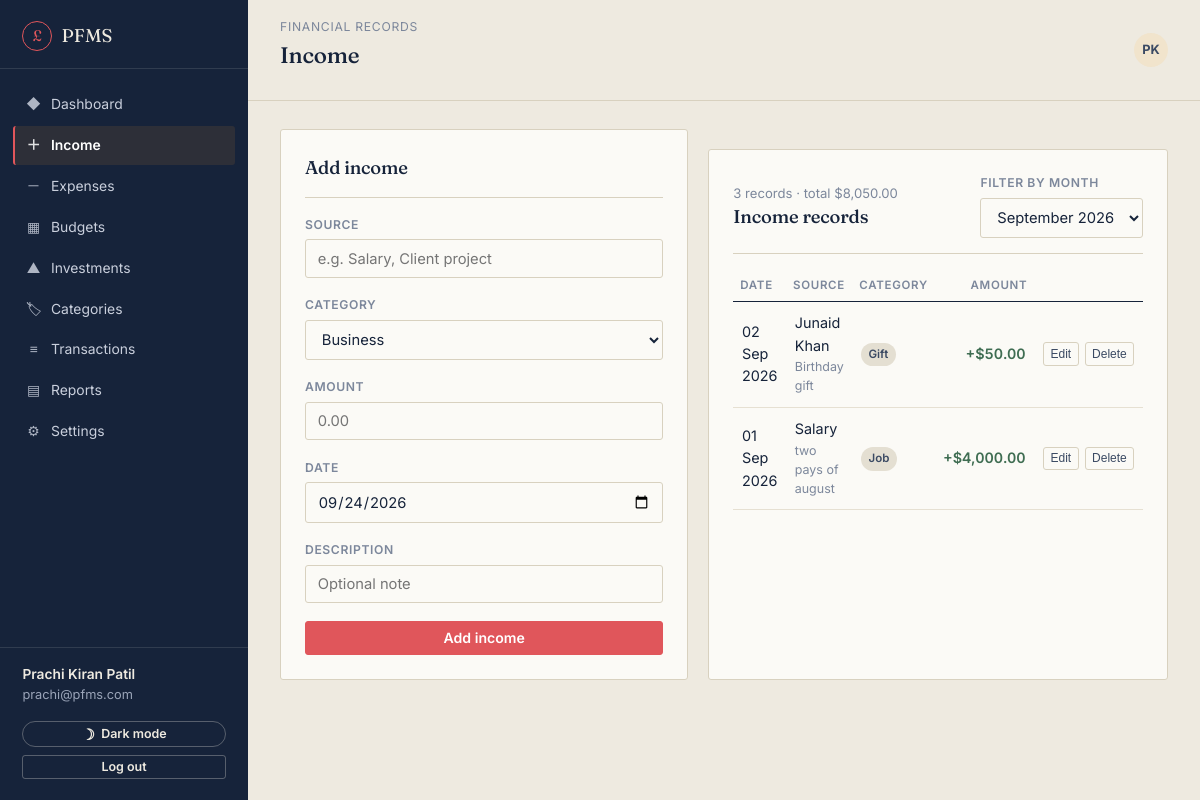
The app's page /income.php (signed in) with its own data.
### tables this page shows
CREATE TABLE `income` (
  `income_id` int(10) UNSIGNED NOT NULL,
  `user_id` int(10) UNSIGNED NOT NULL,
  `category_id` int(10) UNSIGNED DEFAULT NULL COMMENT 'NULL if the category was deleted; the record itself survives',
  `source` varchar(120) NOT NULL,
  `amount` decimal(12,2) NOT NULL,
  `income_date` date NOT NULL,
  `description` varchar(255) DEFAULT NULL,
  `created_at` timestamp NOT NULL DEFAULT current_timestamp(),
  `updated_at` timestamp NOT NULL DEFAULT current_timestamp() ON UPDATE current_timestamp()
);

CREATE TABLE `categories` (
  `category_id` int(10) UNSIGNED NOT NULL,
  `user_id` int(10) UNSIGNED NOT NULL,
  `name` varchar(60) NOT NULL,
  `type` enum('income','expense','budget','investment') NOT NULL,
  `is_archived` tinyint(1) NOT NULL DEFAULT 0 COMMENT 'Retire a category without breaking old records',
  `created_at` timestamp NOT NULL DEFAULT current_timestamp()
);

### include/core.php (called while the page is built, shortened)
<?php
class core{
    var $db;
    function __construct($conn){
        $this->db = $conn;
    }
    public function get_categories($user_id, $type, $includeArchived = false)
    {
        try{
            $sql = "
                SELECT category_id, user_id, name, type, is_archived, created_at
                FROM categories
                WHERE user_id = :user_id
                AND type = :type
            ";
            if(!$includeArchived){
                $sql .= " AND is_archived = 0 ";
            }
            $sql .= " ORDER BY name ASC ";
            $statement = $this->db->prepare($sql);
            $statement->execute([
                ":user_id" => $user_id,
                ":type"    => $type
            ]);
            return $statement->fetchAll(PDO::FETCH_ASSOC);
        }catch(\Throwable $th){
            throw $th;
        }
    }
    public function get_income($user_id, $month = null)
    {
        try{
            $sql = "
                SELECT
                    i.income_id,
                    i.category_id,
                    c.name AS category_name,
                    i.source,
                    i.amount,
                    i.income_date,
                    i.description
                FROM income i
                LEFT JOIN categories c ON c.category_id = i.category_id
                WHERE i.user_id = :user_id
            ";
            $params = [":user_id" => $user_id];
            $sql .= " ORDER BY i.income_date DESC, i.income_id DESC ";
            $statement = $this->db->prepare($sql);
            $statement->execute($params);
            return $statement->fetchAll(PDO::FETCH_ASSOC);
        }catch(\Throwable $th){
            throw $th;
        }
    }
    public function get_available_months($user_id)
    {
        try{
            $sql = "
                SELECT DISTINCT DATE_FORMAT(txn_date, '%Y-%m') AS ym
                FROM v_transactions
                WHERE user_id = :user_id
                ORDER BY ym DESC
            ";
            $statement = $this->db->prepare($sql);
            $statement->execute([":user_id" => $user_id]);
            return $statement->fetchAll(PDO::FETCH_COLUMN);
        }catch(\Throwable $th){
            throw $th;
        }
    }
}
?>

### income.php (the view, shortened to what this page needs)
<?php
require_once 'config/db.php';
require_once 'include/core.php';
$data = new core($conn);
$userId = $_SESSION['user_id'];
$categories = $data->get_categories($userId, 'income');
$incomeRows = $data->get_income($userId);
$months = $data->get_available_months($userId);
$defaultMonth = date('Y-m');
$total = 0;
foreach($incomeRows as $r){ $total += (float)$r['amount']; }
function fmtMoney3($n){ return '$' . number_format((float)$n, 2); }
function fmtDate3($d){ $t = strtotime($d); return $t ? date('d M Y', $t) : $d; }
include 'header.php';
?>
  <div class="main">
    <header class="topbar">
      <div>
        <div class="breadcrumb">Financial records</div>
        <h1 class="page-title">Income</h1>
      </div>
      <div style="display:flex;align-items:center;gap:.8rem;">
        <div style="width:34px;height:34px;border-radius:50%;background:var(--brass-tint);color:var(--brass-deep);display:flex;align-items:center;justify-content:center;font-weight:700;font-size:.8rem;"><?= htmlspecialchars($sidebarInitials) ?></div>
      </div>
    </header>
    <main class="content" id="pageContent">
      <div class="grid-2">
        <div class="ledger-panel">
          <div class="panel-head"><div><h3 id="formTitle">Add income</h3></div></div>
          <form id="incomeForm">
            <div class="field-group" id="g_source">
              <label class="field-label" for="source">Source</label>
              <input class="field-control" id="source" placeholder="e.g. Salary, Client project">
            </div>
            <div class="field-group" id="g_category">
              <label class="field-label" for="category">Category</label>
              <select class="field-control" id="category" <?= count($categories) === 0 ? 'disabled' : '' ?>>
                <?php if(count($categories) === 0): ?>
                <option value="">No categories yet</option>
                <?php else: foreach($categories as $c): ?>
                <option value="<?= (int)$c['category_id'] ?>"><?= htmlspecialchars($c['name']) ?></option>
                <?php endforeach; endif; ?>
              </select>
            </div>
            <div class="field-group" id="g_amount">
              <label class="field-label" for="amount">Amount</label>
              <input class="field-control" id="amount" type="number" step="0.01" min="0" placeholder="0.00">
            </div>
            <div class="field-group" id="g_date">
              <label class="field-label" for="date">Date</label>
              <input class="field-control" id="date" type="date" value="<?= date('Y-m-d') ?>">
            </div>
            <div class="field-group">
              <label class="field-label" for="description">Description</label>
              <input class="field-control" id="description" placeholder="Optional note">
            </div>
            <div style="display:flex; gap:.6rem;">
              <button type="submit" class="btn-ledger brass" style="flex:1;" id="submitBtn" <?= count($categories) === 0 ? 'disabled' : '' ?>>Add income</button>
            </div>
          </form>
        </div>
        <div class="ledger-panel">
          <div class="panel-head" style="align-items:center;">
            <div><div class="panel-sub" id="totalSub"><?= count($incomeRows) ?> records &middot; total <?= fmtMoney3($total) ?></div><h3>Income records</h3></div>
            <div class="field-group" style="margin:0;">
              <label class="field-label" for="monthFilter">Filter by month</label>
              <select class="field-control" id="monthFilter" style="width:auto;">
                <?php foreach($months as $m):
                    $label = date('F Y', strtotime($m.'-01'));
                ?>
                <option value="<?= $m ?>" <?= $m === $defaultMonth ? 'selected' : '' ?>><?= $label ?></option>
                <?php endforeach; ?>
              </select>
            </div>
          </div>
          <table class="ledger">
            <thead><tr><th>Date</th><th>Source</th><th>Category</th><th class="num">Amount</th><th></th></tr></thead>
            <tbody id="tblBody">
              <?php foreach($incomeRows as $r): ?>
              <tr data-month="<?= substr($r['income_date'],0,7) ?>"
                  data-id="<?= (int)$r['income_id'] ?>"
                  data-category-id="<?= (int)($r['category_id'] ?? 0) ?>"
                  data-amount="<?= htmlspecialchars($r['amount']) ?>"
                  data-date="<?= htmlspecialchars($r['income_date']) ?>"
                  data-source="<?= htmlspecialchars($r['source'], ENT_QUOTES) ?>"
                  data-description="<?= htmlspecialchars($r['description'] ?? '', ENT_QUOTES) ?>">
                <td><?= fmtDate3($r['income_date']) ?></td>
                <td><?= htmlspecialchars($r['source']) ?><?php if($r['description']): ?><div class="field-hint" style="margin:0;"><?= htmlspecialchars($r['description']) ?></div><?php endif; ?></td>
                <td><span class="tag neutral"><?= htmlspecialchars($r['category_name'] ?: 'Uncategorized') ?></span></td>
                <td class="num" style="color:var(--gain)">+<?= fmtMoney3($r['amount']) ?></td>
                <td><div class="row-actions"><button type="button" class="edit-btn">Edit</button><button type="button" class="del">Delete</button></div></td>
              </tr>
              <?php endforeach; ?>
            </tbody>
          </table>
        </div>
      </div>
    </main>
  </div>
</div>
</body>
</html>

### assets/css/style.css (style rules this page uses)
:root { --ink: #16233A; --ink-soft: #3B4A63; --ink-faint: #7C879B; --paper: #EEEAE0; --paper-deep: #E4DFD2; --card: #FBFAF6; --line: #D8D1BF; --line-soft: #E6E0D2; --brass: #E0565B; --brass-deep: #3B4A63; --brass-tint: #F1E4CC; --gain: #3F6D52; --gain-tint: #E3ECE5; --loss: #A63B2E; --loss-tint: #F3E2DE; --white: #ffffff; --font-display: 'Fraunces', Georgia, serif; --font-body: 'Inter', -apple-system, BlinkMacSystemFont, sans-serif; --radius: 3px; --sidebar-w: 248px; --sidebar-bg: #16233A; --sidebar-ink: #EEEAE0; }
* { box-sizing:border-box; }
html { scroll-behavior:smooth; }
body { margin:0; font-family:var(--font-body); background:var(--paper); color:var(--ink); font-size:15px; line-height:1.55; -webkit-font-smoothing:antialiased; transition:background .15s ease, color .15s ease; }
h1,h2,h3,h4 { font-family:var(--font-display); font-weight:500; color:var(--ink); margin:0 0 .4em; letter-spacing:-0.01em; }
h1 { font-size:2.1rem; }
h3 { font-size:1.15rem; }
.figure, .num, td.num, .amount { font-variant-numeric: tabular-nums; font-feature-settings:"tnum" 1; }
.btn-ledger { display:inline-flex; align-items:center; justify-content:center; gap:.5em; font-family:var(--font-body); font-weight:600; font-size:.88rem; padding:.62em 1.3em; border-radius:var(--radius); border:1px solid var(--ink); background:var(--ink); color:var(--paper); cursor:pointer; transition:background .15s ease, color .15s ease, border-color .15s ease, transform .1s ease; text-decoration:none; line-height:1; }
.btn-ledger.brass { background:var(--brass); border-color:var(--brass); color:var(--white); }
label.field-label { display:block; font-size:.76rem; font-weight:600; text-transform:uppercase; letter-spacing:.05em; color:var(--ink-faint); margin-bottom:.4em; }
.field-control { width:100%; padding:.62em .8em; font-family:var(--font-body); font-size:.92rem; border:1px solid var(--line); border-radius:var(--radius); background:var(--card); color:var(--ink); transition:border-color .15s ease, box-shadow .15s ease; }
.field-group { margin-bottom:1.15rem; }
.field-hint { font-size:.78rem; color:var(--ink-faint); margin-top:.35em; }
.ledger-panel { background:var(--card); border:1px solid var(--line); border-radius:var(--radius); padding:1.5rem; }
.ledger-panel + .ledger-panel { margin-top:1.25rem; }
.panel-head { display:flex; align-items:baseline; justify-content:space-between; gap:1rem; margin-bottom:1.1rem; padding-bottom:.9rem; border-bottom:1px solid var(--line); }
.panel-head h2, .panel-head h3 { margin:0; }
.panel-head .panel-sub { font-size:.82rem; color:var(--ink-faint); margin-top:.15em; }
table.ledger { width:100%; border-collapse:collapse; }
table.ledger thead th { text-align:left; font-size:.72rem; text-transform:uppercase; letter-spacing:.06em; color:var(--ink-faint); font-weight:600; padding:.5em .6em; border-bottom:1px solid var(--ink); }
table.ledger thead th.num { text-align:right; }
table.ledger tbody td { padding:.75em .6em; border-bottom:1px solid var(--line-soft); font-size:.9rem; vertical-align:middle; }
table.ledger td.num { text-align:right; font-weight:600; }
table.ledger .row-actions { display:flex; gap:.4em; justify-content:flex-end; }
table.ledger .row-actions button { border:1px solid var(--line); background:transparent; color:var(--ink-soft); border-radius:var(--radius); padding:.3em .55em; font-size:.75rem; cursor:pointer; }
.tag { display:inline-block; padding:.25em .65em; border-radius:20px; font-size:.72rem; font-weight:600; }
.tag.neutral { background:var(--paper-deep); color:var(--ink-soft); }
.main { flex:1; margin-left:var(--sidebar-w); min-height:100vh; display:flex; flex-direction:column; }
.topbar { display:flex; align-items:center; justify-content:space-between; gap:1rem; padding:1.1rem 2rem; border-bottom:1px solid var(--line); background:var(--paper); position:sticky; top:0; z-index:20; }
.topbar .page-title { font-family:var(--font-display); font-size:1.4rem; }
.topbar .breadcrumb { font-size:.76rem; color:var(--ink-faint); text-transform:uppercase; letter-spacing:.06em; margin-bottom:.15em; }
.content { padding:1.8rem 2rem 3rem; flex:1; }
.grid-2 { display:grid; grid-template-columns:1.3fr 1fr; gap:1.25rem; }

### records on screen
income: income_date "02 Sep 2026", source "Junaid Khan", description "Birthday gift", category.name "Gift", amount "$50.00"
income: income_date "01 Sep 2026", source "Salary", description "two pays of august", category.name "Job", amount "$4,000.00"

### other values on screen
$sidebarUserName "Prachi Kiran Patil"
$sidebarUserEmail "prachi@pfms.com"
$sidebarInitials "PK"
count($incomeRows) "3"
fmtMoney3($total) "$8,050.00"
form field value "Business"
form field value "September 2026"
